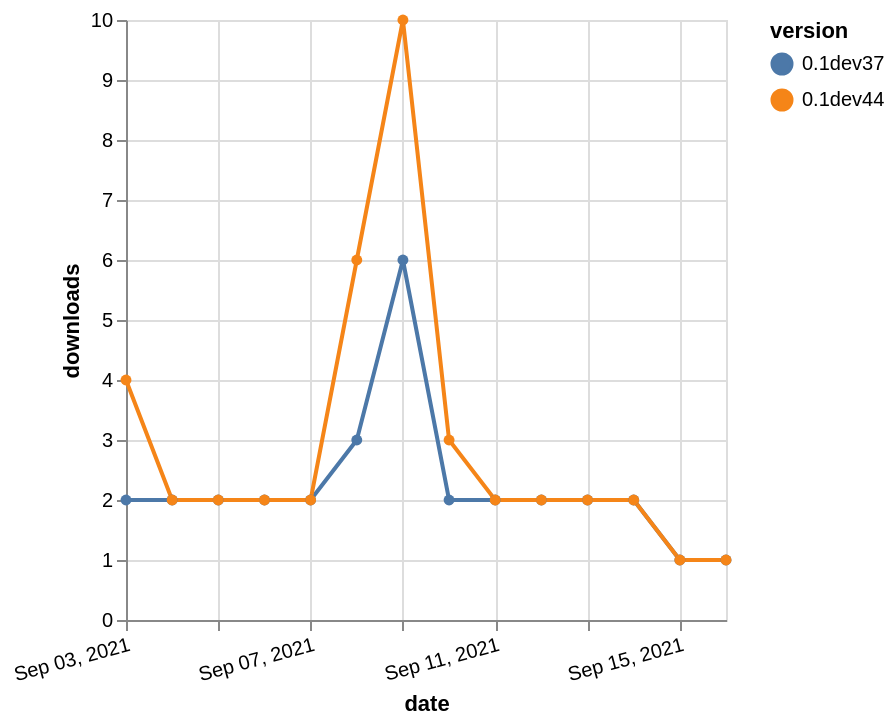

Specify this chart in Vega-Lite:
### Vega-Lite specification from a JSON file in a GitHub repository (floating-point values rounded to 4 significant figures)
{"$schema": "https://vega.github.io/schema/vega-lite/v5.json", "description": "A simple bar chart with embedded data.", "data": {"values": [{"date": "2021-09-03", "total": 3392, "delta": 2, "version": "0.1dev37"}, {"date": "2021-09-04", "total": 3394, "delta": 2, "version": "0.1dev37"}, {"date": "2021-09-05", "total": 3396, "delta": 2, "version": "0.1dev37"}, {"date": "2021-09-06", "total": 3398, "delta": 2, "version": "0.1dev37"}, {"date": "2021-09-07", "total": 3400, "delta": 2, "version": "0.1dev37"}, {"date": "2021-09-08", "total": 3403, "delta": 3, "version": "0.1dev37"}, {"date": "2021-09-09", "total": 3409, "delta": 6, "version": "0.1dev37"}, {"date": "2021-09-10", "total": 3411, "delta": 2, "version": "0.1dev37"}, {"date": "2021-09-11", "total": 3413, "delta": 2, "version": "0.1dev37"}, {"date": "2021-09-12", "total": 3415, "delta": 2, "version": "0.1dev37"}, {"date": "2021-09-13", "total": 3417, "delta": 2, "version": "0.1dev37"}, {"date": "2021-09-14", "total": 3419, "delta": 2, "version": "0.1dev37"}, {"date": "2021-09-15", "total": 3420, "delta": 1, "version": "0.1dev37"}, {"date": "2021-09-16", "total": 3421, "delta": 1, "version": "0.1dev37"}, {"date": "2021-09-03", "total": 7755, "delta": 4, "version": "0.1dev44"}, {"date": "2021-09-04", "total": 7757, "delta": 2, "version": "0.1dev44"}, {"date": "2021-09-05", "total": 7759, "delta": 2, "version": "0.1dev44"}, {"date": "2021-09-06", "total": 7761, "delta": 2, "version": "0.1dev44"}, {"date": "2021-09-07", "total": 7763, "delta": 2, "version": "0.1dev44"}, {"date": "2021-09-08", "total": 7769, "delta": 6, "version": "0.1dev44"}, {"date": "2021-09-09", "total": 7779, "delta": 10, "version": "0.1dev44"}, {"date": "2021-09-10", "total": 7782, "delta": 3, "version": "0.1dev44"}, {"date": "2021-09-11", "total": 7784, "delta": 2, "version": "0.1dev44"}, {"date": "2021-09-12", "total": 7786, "delta": 2, "version": "0.1dev44"}, {"date": "2021-09-13", "total": 7788, "delta": 2, "version": "0.1dev44"}, {"date": "2021-09-14", "total": 7790, "delta": 2, "version": "0.1dev44"}, {"date": "2021-09-15", "total": 7791, "delta": 1, "version": "0.1dev44"}, {"date": "2021-09-16", "total": 7792, "delta": 1, "version": "0.1dev44"}]}, "width": "container", "mark": {"type": "line", "point": {"filled": true}}, "encoding": {"x": {"field": "date", "type": "temporal", "timeUnit": "yearmonthdate", "title": "date", "axis": {"labelAngle": -15}}, "y": {"field": "delta", "type": "quantitative", "title": "downloads"}, "color": {"field": "version", "type": "nominal"}, "tooltip": {"field": "delta"}}}
